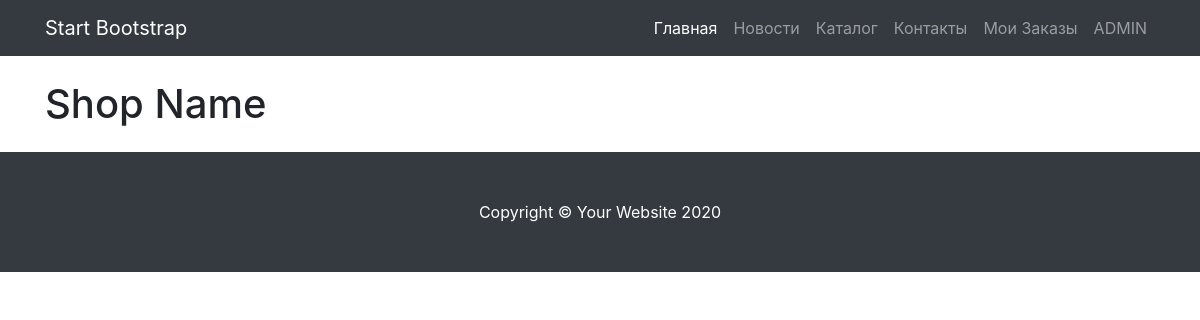
Before: /products (signed in) with the older database file.
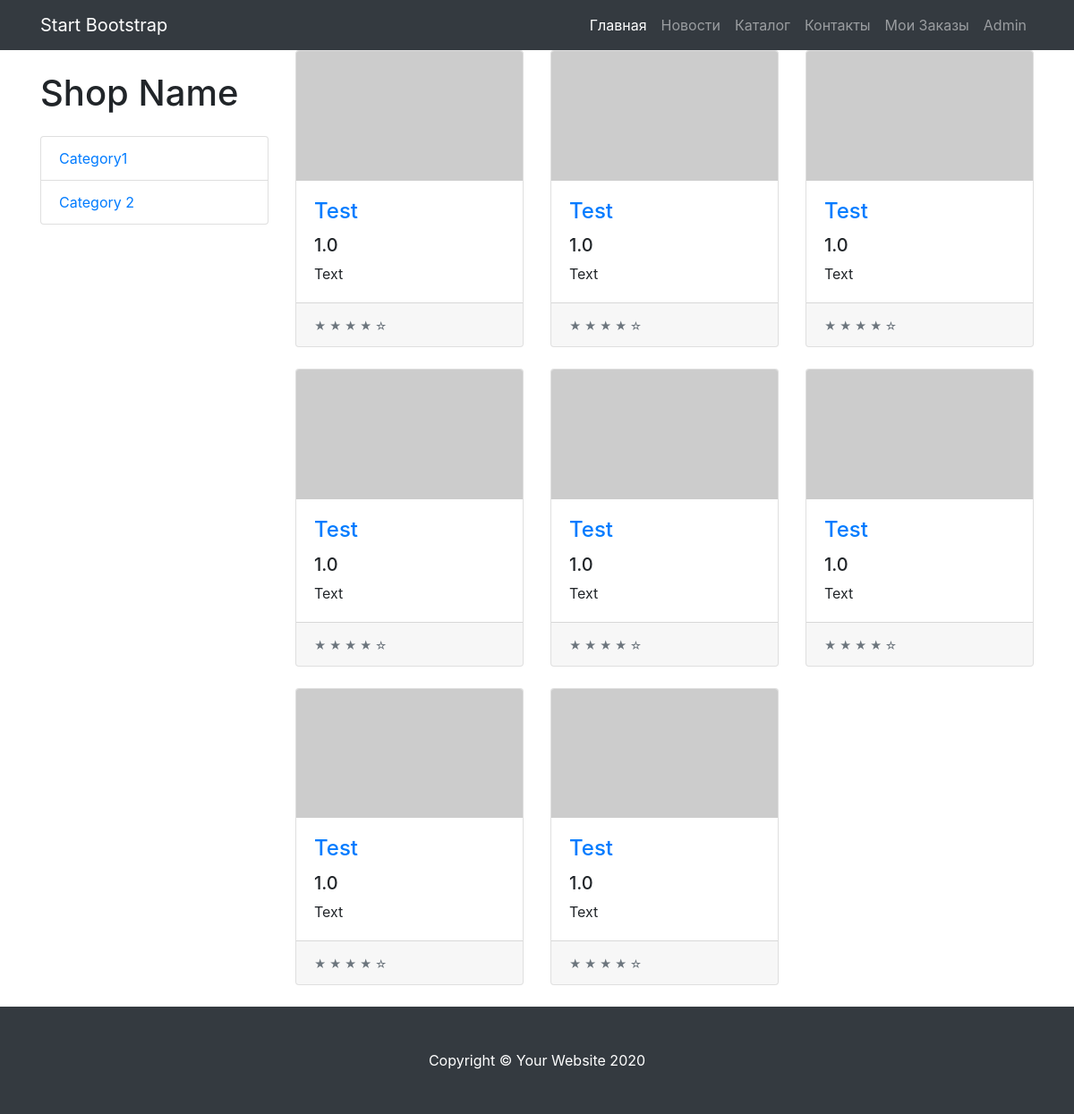
After: the same page with the newer database file.
### data/users.py (models this page shows, shortened)
class User(SqlAlchemyBase, UserMixin, SerializerMixin):
    __tablename__ = 'users'
    id = sqlalchemy.Column(sqlalchemy.Integer,
                           primary_key=True, autoincrement=True)
    name = sqlalchemy.Column(sqlalchemy.String, nullable=True)
    about = sqlalchemy.Column(sqlalchemy.String, nullable=True)
    email = sqlalchemy.Column(sqlalchemy.String,
                              index=True, unique=True, nullable=True)
    hashed_password = sqlalchemy.Column(sqlalchemy.String, nullable=True)
    created_date = sqlalchemy.Column(sqlalchemy.DateTime,
                                     default=datetime.datetime.now)
    news = orm.relation("News", back_populates='user')

### data/categories.py (models this page shows)
class Categories(SqlAlchemyBase):
    __tablename__ = 'categories'
    id = sqlalchemy.Column(sqlalchemy.Integer, primary_key=True, autoincrement=True)
    title = sqlalchemy.Column(sqlalchemy.String, nullable=True)
    content = sqlalchemy.Column(sqlalchemy.String, nullable=True)
    products = orm.relation("ProductCategories", back_populates="category")

### data/product.py (models this page shows, shortened)
class Product(SqlAlchemyBase):
    __tablename__ = 'products'
    id = sqlalchemy.Column(sqlalchemy.Integer, primary_key=True, autoincrement=True)
    title = sqlalchemy.Column(sqlalchemy.String, nullable=True)
    photo_1 = sqlalchemy.Column(sqlalchemy.String, nullable=True)
    photo_2 = sqlalchemy.Column(sqlalchemy.String, nullable=True)
    photo_3 = sqlalchemy.Column(sqlalchemy.String, nullable=True)
    descript = sqlalchemy.Column(sqlalchemy.String, nullable=True)
    price = sqlalchemy.Column(sqlalchemy.Float, nullable=False)
    content = sqlalchemy.Column(sqlalchemy.String, nullable=True)
    rating = sqlalchemy.Column(sqlalchemy.Float, default= 0, nullable=False)
    created_date = sqlalchemy.Column(sqlalchemy.DateTime,
                                     default=datetime.datetime.now)
    categories = orm.relation("ProductCategories", back_populates="product")

### main.py (the view, shortened to what this page needs)
@app.route('/products')
def product():
    category = request.args.get("category", None)
    db_sess = db_session.create_session()
    cat = db_sess.query(Categories)
    if not category:
        data = db_sess.query(Product)
        return render_template("product.html",
                               products=data,
                               categories=cat,
                               title="Товары")

### data/db_session.py (called while the page is built)
def create_session() -> Session:
    global __factory
    return __factory()

### main.py (called while the page is built)
@login_manager.user_loader
def load_user(user_id):
    db_sess = db_session.create_session()
    return db_sess.query(User).get(user_id)

### templates/product.html
{% extends "base.html" %}
{% block content %}
<div class="row">
      <div class="col-lg-3">
        <h1 class="my-4">Shop Name</h1>
        <div class="list-group">
            {% for cat in categories %}
          <a href="./products?category={{cat.id}}" class="list-group-item">{{cat.title}}</a>
            {% endfor %}
        </div>
      </div>
      <div class="col-lg-9">
          <div class="row">
              {% for item in products %}
          <div class="col-lg-4 col-md-6 mb-4">
            <div class="card h-100">
              <a href="./products/{{item.id}}"><img class="card-img-top" src="http://placehold.it/700x400" alt=""></a>
              <div class="card-body">
                <h4 class="card-title">
                  <a href="./products/{{item.id}}">{{item.title}}</a>
                </h4>
                <h5>{{item.price}}</h5>
                <p class="card-text">{{item.descript}}</p>
              </div>
              <div class="card-footer">
                <small class="text-muted">&#9733; &#9733; &#9733; &#9733; &#9734;</small>
              </div>
            </div>
          </div>
              {%endfor%}
          </div>
      </div>
</div>
{% endblock %}

### templates/base.html (shortened to what this page needs)
<!DOCTYPE html>
<html lang="en">
<head>
    <link rel="stylesheet"
          href="https://stackpath.bootstrapcdn.com/bootstrap/4.4.1/css/bootstrap.min.css"
>
  <link  rel="stylesheet"
         href="https://maxcdn.bootstrapcdn.com/font-awesome/4.3.0/css/font-awesome.min.css">
  <link href="{{ url_for('static', filename='css/shop-homepage.css') }}" rel="stylesheet">
  <link href="{{ url_for('static', filename='css/comments.css') }}" rel="stylesheet" />
</head>
<body>
  <nav class="navbar navbar-expand-lg navbar-dark bg-dark fixed-top">
    <div class="container">
      <a class="navbar-brand" href="#">Start Bootstrap</a>
      <div class="collapse navbar-collapse" id="navbarResponsive">
        <ul class="navbar-nav ml-auto">
          <li class="nav-item active">
            <a class="nav-link" href="/">Главная
            </a>
          </li>
          <li class="nav-item">
            <a class="nav-link" href="/news">Новости</a>
          </li>
          <li class="nav-item">
            <a class="nav-link" href="/products">Каталог</a>
          </li>
          <li class="nav-item">
            <a class="nav-link" href="#">Контакты</a>
          </li>
          {% if current_user.is_authenticated %}
          <li class="nav-item">
            <a class="nav-link" href="/order">Мои Заказы</a>
          </li>
          <li class="nav-item">
            <a class="nav-link danger" href="/logout">{{ current_user.name }}</a>
          </li>
      {% endif %}
        </ul>
      </div>
    </div>
  </nav>
  <div class="container">
    {% block content %}
    {% endblock %}
  </div>
  <footer class="py-5 bg-dark">
    <div class="container">
      <p class="m-0 text-center text-white">Copyright &copy; Your Website 2020</p>
    </div>
  </footer>
</body>
</html>

### static/css/shop-homepage.css (style rules this page uses)
body { padding-top: 56px; }

Changed rows visible on the page:
changed User: name "ADMIN" → "Admin"
added Categories: title "Category1"
added Categories: title "Category 2"
added Product: title "Test", price "1.0", descript "Text"
added Product: title "Test", price "1.0", descript "Text"
added Product: title "Test", price "1.0", descript "Text"
added Product: title "Test", price "1.0", descript "Text"
added Product: title "Test", price "1.0", descript "Text"
added Product: title "Test", price "1.0", descript "Text"
added Product: title "Test", price "1.0", descript "Text"
added Product: title "Test", price "1.0", descript "Text"
